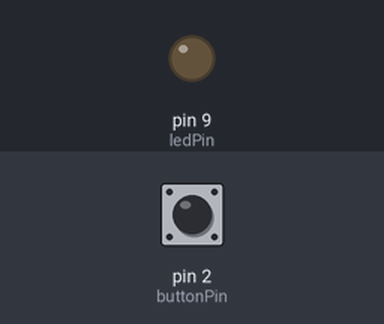
A sketch run on a simulated Arduino Uno, built with avr-gcc and run on an emulated ATmega328P. Shown: output pins drawn as LEDs (lit = HIGH). The test bench sets the inputs (shaded band); at power-on: pin 2 (buttonPin) LOW.

Above: at 1.2 s.
1.3 s: pin 2 (buttonPin) pulled HIGH for 0.15 s
At 4.2 s:
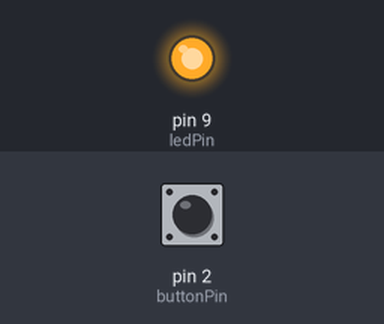
4.3 s: pin 2 (buttonPin) pulled HIGH for 1 s
At 6.36 s:
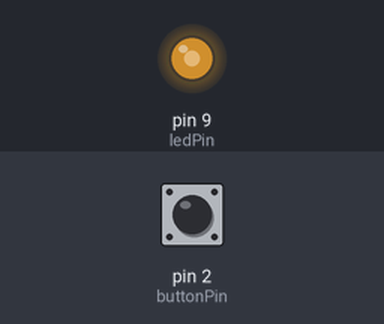
8.3 s: pin 2 (buttonPin) pulled HIGH for 3.2 s
At 12.26 s:
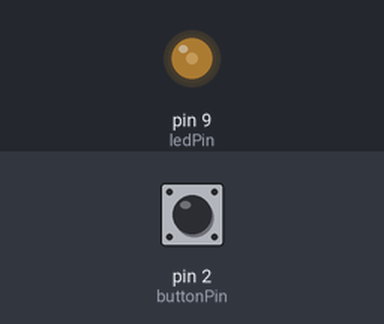
Timing chart, 0 to 15.6 s (numbered marks = the images above; inputs shaded):
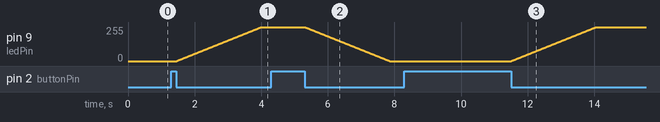

The sketch:

Arduino_LED_Controller.ino
```cpp
const int ledPin = 9;           // LED connected to digital pin 9
const int buttonPin = 2;        // Button connected to digital pin 2
int buttonState = 0;            // Variable to store button state
int ledState = 0;               // Variable to store LED state (0 = OFF, 1 = ON)
int brightness = 0;             // Variable to store LED brightness (0 - 255)

void setup() {
  pinMode(ledPin, OUTPUT);      // Set the LED pin as output
  pinMode(buttonPin, INPUT);    // Set the button pin as input
}

void loop() {
  buttonState = digitalRead(buttonPin); // Read the button state

  if (buttonState == HIGH) {    // If the button is pressed
    delay(50);                  // Debounce delay
    while (digitalRead(buttonPin) == HIGH); // Wait for button release

    ledState = !ledState;       // Toggle the LED state

    if (ledState) {             // If the LED is ON
      for (brightness = 0; brightness <= 255; brightness++) {
        analogWrite(ledPin, brightness); // Gradually increase brightness
        delay(10);
      }
    } else {                    // If the LED is OFF
      for (brightness = 255; brightness >= 0; brightness--) {
        analogWrite(ledPin, brightness); // Gradually decrease brightness
        delay(10);
      }
    }
  }
}
```

Measured:
- after the input at 1.3 s, pin 9 (ledPin): moves from 0/255 to 255/255 over 2.5 s, starting after 0.16 s
- after the input at 4.3 s, pin 9 (ledPin): moves from 255/255 to 0/255 over 2.5 s, starting after 1.0 s
- after the input at 8.3 s, pin 9 (ledPin): moves from 0/255 to 255/255 over 2.5 s, starting after 3.2 s
